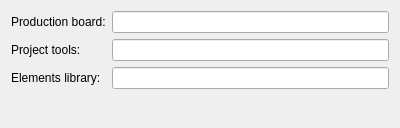
<?xml version="1.0" encoding="UTF-8"?>
<ui version="4.0">
 <class>Frame</class>
 <widget class="QFrame" name="Frame">
  <property name="geometry">
   <rect>
    <x>0</x>
    <y>0</y>
    <width>400</width>
    <height>128</height>
   </rect>
  </property>
  <property name="windowTitle">
   <string>Frame</string>
  </property>
  <property name="frameShape">
   <enum>QFrame::NoFrame</enum>
  </property>
  <layout class="QFormLayout" name="formLayout">
   <property name="fieldGrowthPolicy">
    <enum>QFormLayout::ExpandingFieldsGrow</enum>
   </property>
   <item row="0" column="0">
    <widget class="QLabel" name="board_label">
     <property name="text">
      <string>Production board:</string>
     </property>
    </widget>
   </item>
   <item row="0" column="1">
    <widget class="QLineEdit" name="board_lineEdit"/>
   </item>
   <item row="1" column="0">
    <widget class="QLabel" name="label">
     <property name="text">
      <string>Project tools:</string>
     </property>
    </widget>
   </item>
   <item row="1" column="1">
    <widget class="QLineEdit" name="lineEdit"/>
   </item>
   <item row="2" column="0">
    <widget class="QLabel" name="label_2">
     <property name="text">
      <string>Elements library:</string>
     </property>
    </widget>
   </item>
   <item row="2" column="1">
    <widget class="QLineEdit" name="lineEdit_2"/>
   </item>
  </layout>
 </widget>
 <resources/>
 <connections/>
</ui>
